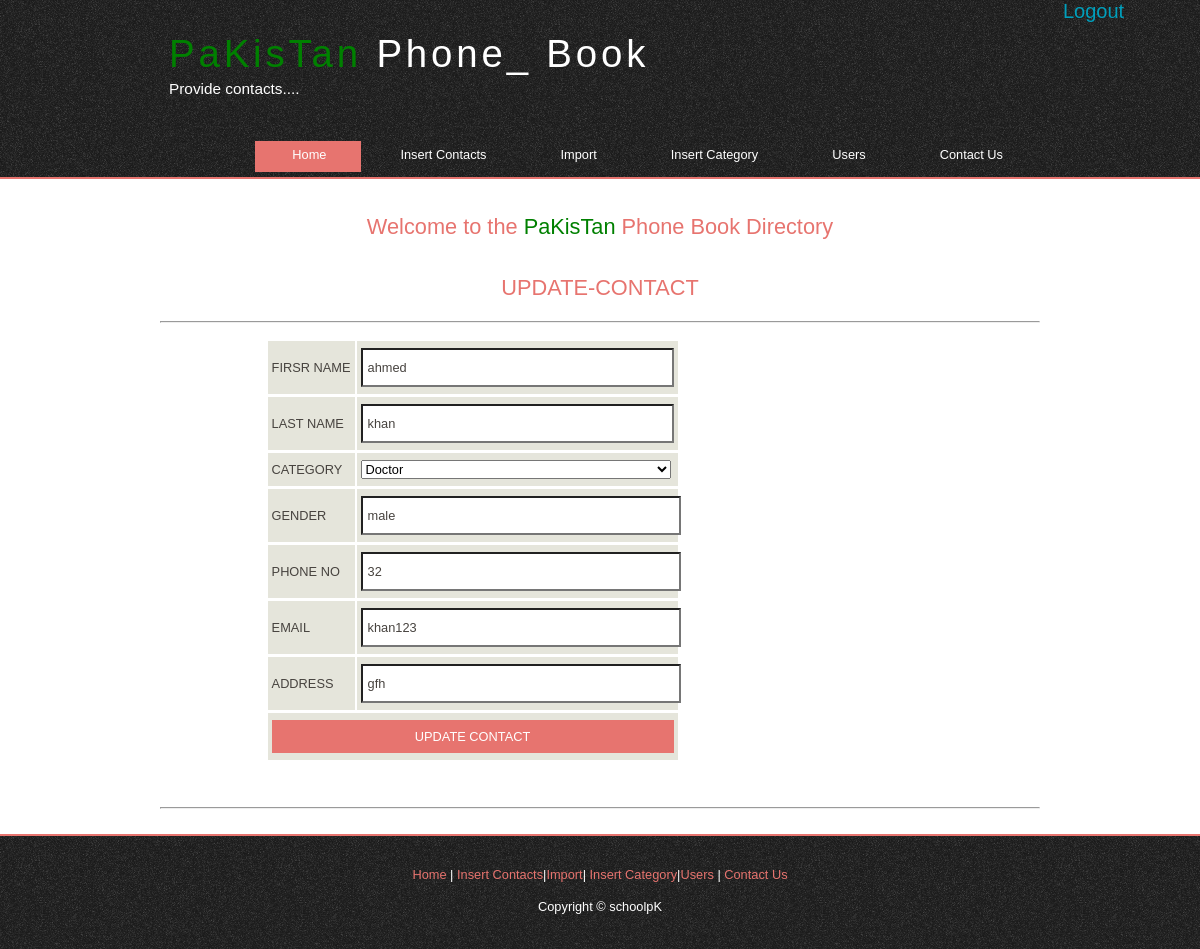
Screenshot of /extra/update_contact.php?u_id=1 (signed in) with the database file from the repository.
### tables this page shows
CREATE TABLE `contacts` (
  `c_id` int(11) NOT NULL,
  `f_name` varchar(255) NOT NULL,
  `l_name` varchar(255) NOT NULL,
  `cat_id` int(11) NOT NULL,
  `gender` varchar(255) NOT NULL,
  `phone_no` int(11) NOT NULL,
  `email` varchar(255) NOT NULL,
  `address` text NOT NULL,
  `creator` varchar(255) NOT NULL,
  `status` int(11) NOT NULL
);

### extra/update_contact.php (the view, shortened to what this page needs)
<?PHP
    require 'common/sql_connection.php';
    $userId = $_SESSION['user_id'] ?? "";
    if(!$userId){
      header('location:login.php');
    }
    else{
           $u_contact = $_GET['u_id'];
          $s = "SELECT * FROM contacts WHERE c_id =$u_contact";
         $show = mysqli_query($db_link,$s) or die(mysql_error($s));
          $record = mysqli_fetch_assoc($show);
          $cat_id = $record['cat_id'];
    $show_cat = mysqli_query($db_link,"SELECT * FROM category ");
?>
<!DOCTYPE HTML>
<html>
<?php require 'common/top_header.php' ?>
<body>
  <div id="main">
    <?php require 'common/nav_header.php' ?>
    <div id="site_content">
        <h1 class="bdr text-center">Welcome to the <span class="clr-green">PaKisTan</span> Phone Book Directory</h1>
        <h1 class="bdr text-center">UPDATE-CONTACT</h1>
        <hr></hr>
          <form action="" class="bdr" method="post">
          <div class="form_settings text-center">
            <table class="sign-up-table">
              <tr>
                <td>FIRSR NAME</td>
                  <td><input type="text" name="f_name" value="<?php echo $record['f_name']?>" required /></td>
              </tr>
              <tr>
                  <td>LAST NAME</td>
                  <td><input type="text" name="l_name" value="<?php echo $record['l_name']?>" required/></td>
              </tr>
              <tr>
                <td>CATEGORY</td>
                  <td>
                      <select id="id" name="category" value="<?php echo $cat_id ?>">
                        <?php
                            while($data = mysqli_fetch_assoc($show_cat)){
                              echo '<option value="'.$data['cat_id'].'">'.$data['cat_name'].'</option>
';
                            }
                        ?>
                      </select>
                  </td>
              </tr>
              <tr>
                <td>GENDER</td>
                  <td >
                    <input type="text" class="long-text" name="gender" value="<?php echo $record['gender'] ?>" required/>
                  </td>
              </tr>
              <tr>
                <td>PHONE NO</td>
                  <td >
                    <input type="number" class="long-text" name="phone_num" value="<?php echo $record['phone_no'] ?>"placeholder="Enter Phone No" required/>
                  </td>
              </tr>
              <tr>
                <td>EMAIL</td>
                  <td >
                    <input type="text" class="long-text" name="email" value="<?php echo $record['email'] ?>" placeholder="Enter Mail" required  />
                  </td>
              </tr>
              <tr>
                <td>ADDRESS</td>
                  <td>
                    <input type="text" class="long-text" name="address" value="<?php echo $record['address'] ?>" placeholder="Enter address" required/>
                  </td>
              </tr>
             <tr>
              <td colspan="2"><input class="submit sign-up" type="submit" name="btn_update" value="UPDATE CONTACT" /></td>
             </tr>
            </table>
          </div>
        </form>
<br><hr></hr><br>
  </div>
    <?php require 'common/footer.php' ?>
  </div>
</body>
</html>
<?php
}
?>

### style/style.css (style rules this page uses)
html { height: 100%; }
* { margin: 0; padding: 0; }
body { font: normal .80em 'trebuchet ms', arial, sans-serif; background: #FFF; color: #555; }
h1, h2, h3, h4, h5, h6 { color: #E7746F; letter-spacing: 0em; padding: 0 0 5px 0; }
h1, h2, h3 { font: normal 170% 'century gothic', arial; margin: 0 0 15px 0; padding: 15px 0 5px 0; }
#main, #logo, #menubar, #site_content, #footer { margin-left: auto; margin-right: auto; }
#site_content { width: 880px; overflow: hidden; margin: 20px auto 0 auto; padding: 0 0 10px 0; }
.form_settings { margin: 15px 0 0 0; }
.form_settings input, .form_settings textarea { padding: 5px; width: 299px; height: 25px; font: 100% arial; border: 1px solid #E5E5DB .9; background: #FFF; color: #47433F; }
.form_settings .submit { font: 100% arial; border: 0; width: 99px; height: 33px; padding: 2px 0 3px 0; cursor: pointer; background: #E7746F; color: #FFF; transition-duration: 0.7s; }
.form_settings textarea, .form_settings select { font: 100% arial; width: 299px; }
.form_settings select { width: 310px; }
table { margin: 10px 0 30px 0; }
table tr th, table tr td { background: #E7746F; color: #FFF; padding: 7px 4px; text-align: left; }
table tr td { background: #E5E5DB; color: #47433F; border-top: 1px solid #FFF; }
.sign-up { width: 100% !important; }
.sign-up-table { margin-left: 12%; }
.text-center { text-align: center; }
.clr-green { color: green; }
.long-text { width: 98% !important; }

### rows the page displays
contacts: f_name "ahmed", l_name "khan", gender "male", phone_num "32", email "khan123", address "gfh"

### other values shown
form field category "Doctor"
